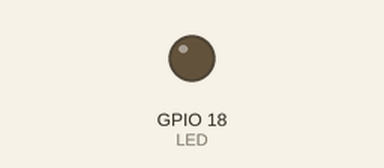
This program was run on a simulated Raspberry Pi (BCM pin numbers). On the bench: output pins drawn as LEDs (lit = HIGH).

Above: at 0.05 s.
At 4.55 s:
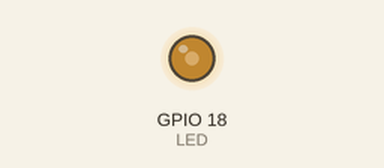
At 9.15 s:
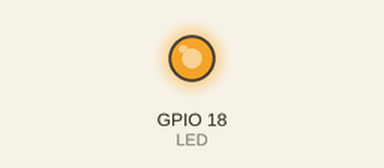
At 18.25 s:
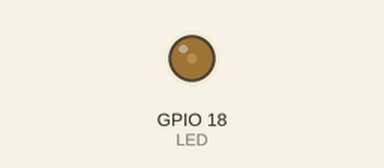
Timing chart, 0 to 26.3 s (numbered marks = the images above):
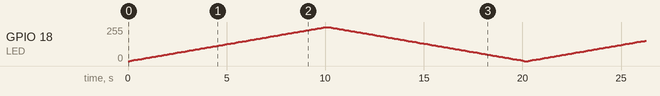

The program:

led_dimming.py
```python
import RPi.GPIO as GPIO
import time

LED=18
GPIO.setmode(GPIO.BCM)
GPIO.setup(LED, GPIO.OUT)

PWM=GPIO.PWM(LED,100)
PWM.start(0)

delay =0.1
try:
	while True:
		for n in range(0,101):
			PWM.ChangeDutyCycle(n)
			time.sleep(delay)
		for n in range(100,-1,-1):
			PWM.ChangeDutyCycle(n)
			time.sleep(delay)
except KeyboardInterrupt:
	PWM.stop()
	GPIO.cleanup()
```
